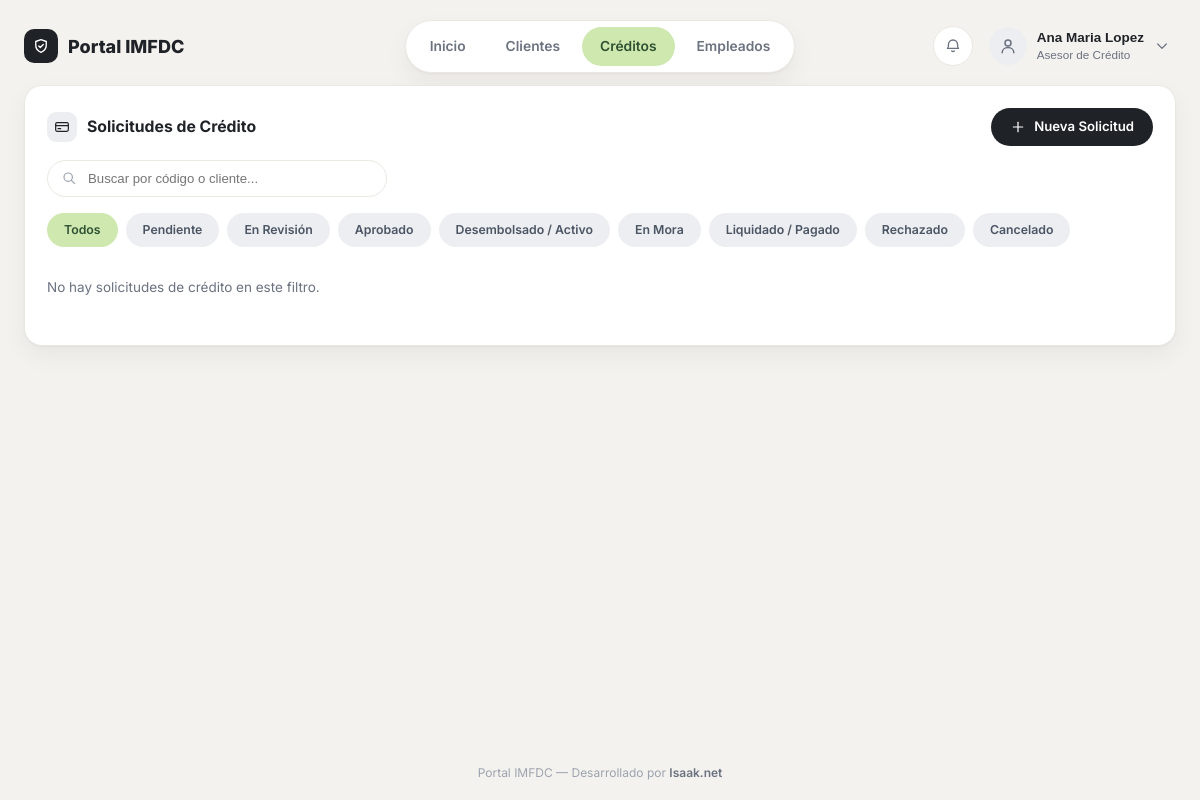
Before: /financiera/prestamos/ (signed in) with the older database file.
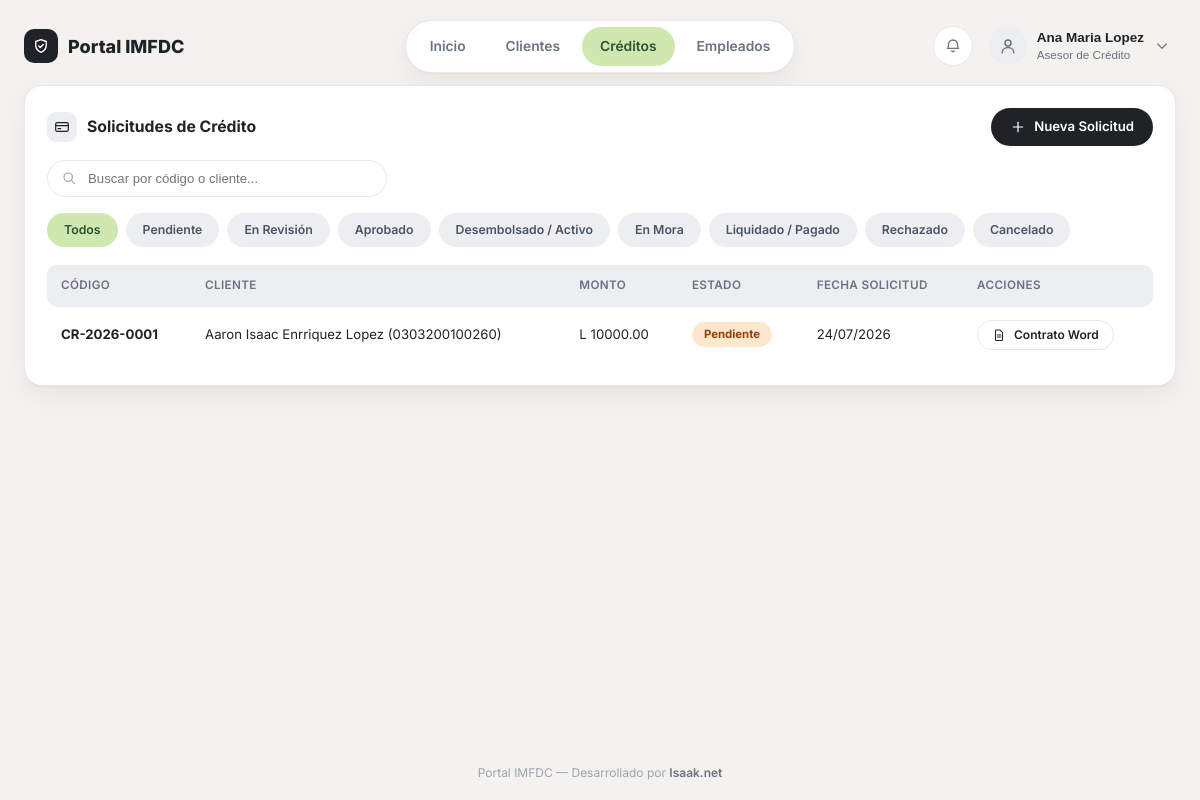
After: the same page with the newer database file.
### financiera/models.py (models this page shows, shortened)
class Prestamo(models.Model):
    FRECUENCIA_SEMANAL = 'SEMANAL'
    FRECUENCIA_QUINCENAL = 'QUINCENAL'
    FRECUENCIA_MENSUAL = 'MENSUAL'
    FRECUENCIA_CHOICES = [
        (FRECUENCIA_SEMANAL, 'Semanal'),
        (FRECUENCIA_QUINCENAL, 'Quincenal'),
        (FRECUENCIA_MENSUAL, 'Mensual'),
    ]
    DESTINO_MEJORAS = 'MEJORAS'
    DESTINO_PAGO_DEUDA = 'PAGO_DEUDA'
    DESTINO_COLEGIATURA = 'COLEGIATURA'
    DESTINO_GASTOS_MEDICOS = 'GASTOS_MEDICOS'
    DESTINO_CONSUMO = 'CONSUMO'
    DESTINO_CHOICES = [
        (DESTINO_MEJORAS, 'Mejoras'),
        (DESTINO_PAGO_DEUDA, 'Pago de deuda'),
        (DESTINO_COLEGIATURA, 'Pago de colegiatura'),
        (DESTINO_GASTOS_MEDICOS, 'Gastos médicos'),
        (DESTINO_CONSUMO, 'Consumo'),
    ]
    ESTADO_PENDIENTE = 'PENDIENTE'
    ESTADO_EN_REVISION = 'EN_REVISION'
    ESTADO_APROBADO = 'APROBADO'
    ESTADO_DESEMBOLSADO = 'DESEMBOLSADO'
    ESTADO_EN_MORA = 'EN_MORA'
    ESTADO_LIQUIDADO = 'LIQUIDADO'
    ESTADO_RECHAZADO = 'RECHAZADO'
    ESTADO_CANCELADO = 'CANCELADO'
    ESTADO_CHOICES = [
        (ESTADO_PENDIENTE, 'Pendiente'),
        (ESTADO_EN_REVISION, 'En Revisión'),
        (ESTADO_APROBADO, 'Aprobado'),
        (ESTADO_DESEMBOLSADO, 'Desembolsado / Activo'),
        (ESTADO_EN_MORA, 'En Mora'),
        (ESTADO_LIQUIDADO, 'Liquidado / Pagado'),
        (ESTADO_RECHAZADO, 'Rechazado'),
        (ESTADO_CANCELADO, 'Cancelado'),
    ]
    TRANSICIONES = {
        ESTADO_PENDIENTE: {
            ESTADO_EN_REVISION: 'evaluar',
            ESTADO_RECHAZADO: 'rechazar',
            ESTADO_CANCELADO: 'crear_credito',
        },
        ESTADO_EN_REVISION: {
            ESTADO_APROBADO: 'aprobar',
            ESTADO_RECHAZADO: 'rechazar',
        },
        ESTADO_APROBADO: {
            ESTADO_DESEMBOLSADO: 'desembolsar',
            ESTADO_CANCELADO: 'aprobar',
        },
        ESTADO_DESEMBOLSADO: {
            ESTADO_EN_MORA: None,
            ESTADO_LIQUIDADO: None,
        },
        ESTADO_EN_MORA: {
            ESTADO_DESEMBOLSADO: None,
            ESTADO_LIQUIDADO: None,
        },
    }
    codigo_credito = models.CharField(max_length=20, unique=True, editable=False)
    cliente = models.ForeignKey(Cliente, on_delete=models.PROTECT, related_name='prestamos')
    monto_solicitado = models.DecimalField(max_digits=12, decimal_places=2, validators=[MONTO_POSITIVO])
    tasa_interes_anual = models.DecimalField(max_digits=5, decimal_places=2, validators=[VALOR_NO_NEGATIVO])
    plazo_meses = models.PositiveIntegerField(validators=[MinValueValidator(1, message='Debe ser al menos 1 mes.')])
    frecuencia_pago = models.CharField(max_length=15, choices=FRECUENCIA_CHOICES, default=FRECUENCIA_MENSUAL)
    destino = models.CharField('Destino del préstamo', max_length=20, choices=DESTINO_CHOICES)
    estado = models.CharField(max_length=20, choices=ESTADO_CHOICES, default=ESTADO_PENDIENTE)
    fecha_solicitud = models.DateTimeField(auto_now_add=True)
    fecha_aprobacion = models.DateTimeField(null=True, blank=True)
    fecha_desembolso = models.DateTimeField(null=True, blank=True)
    documento_contrato = models.FileField(upload_to='contratos/', null=True, blank=True)
    asesor = models.ForeignKey(
        Empleado, on_delete=models.SET_NULL, null=True, blank=True, related_name='prestamos_asesorados'
    )
    aprobado_por = models.ForeignKey(
        Empleado, on_delete=models.SET_NULL, null=True, blank=True, related_name='prestamos_aprobados'
    )
    desembolsado_por = models.ForeignKey(
        Empleado, on_delete=models.SET_NULL, null=True, blank=True, related_name='prestamos_desembolsados'
    )
    class Meta:
        verbose_name = 'Préstamo'
        verbose_name_plural = 'Préstamos'
        ordering = ['-fecha_solicitud']

class Cliente(models.Model):
    TIPO_ID_IDENTIDAD = 'IDENTIDAD'
    TIPO_ID_CARNET_RESIDENCIA = 'CARNET_RESIDENCIA'
    TIPO_ID_PASAPORTE = 'PASAPORTE'
    TIPO_IDENTIFICACION_CHOICES = [
        (TIPO_ID_IDENTIDAD, 'Identidad'),
        (TIPO_ID_CARNET_RESIDENCIA, 'Carnet de Residencia'),
        (TIPO_ID_PASAPORTE, 'Pasaporte'),
    ]
    GENERO_FEMENINO = 'FEMENINO'
    GENERO_MASCULINO = 'MASCULINO'
    GENERO_CHOICES = [
        (GENERO_FEMENINO, 'Femenino'),
        (GENERO_MASCULINO, 'Masculino'),
    ]
    NACIONALIDAD_HONDURENA = 'HONDURENA'
    NACIONALIDAD_EXTRANJERA = 'EXTRANJERA'
    NACIONALIDAD_CHOICES = [
        (NACIONALIDAD_HONDURENA, 'Hondureña'),
        (NACIONALIDAD_EXTRANJERA, 'Extranjera'),
    ]
    ESTADO_CIVIL_SOLTERO = 'SOLTERO'
    ESTADO_CIVIL_CASADO = 'CASADO'
    ESTADO_CIVIL_DIVORCIADO = 'DIVORCIADO'
    ESTADO_CIVIL_UNION_LIBRE = 'UNION_LIBRE'
    ESTADO_CIVIL_CHOICES = [
        (ESTADO_CIVIL_SOLTERO, 'Soltero(a)'),
        (ESTADO_CIVIL_CASADO, 'Casado(a)'),
        (ESTADO_CIVIL_DIVORCIADO, 'Divorciado(a)'),
        (ESTADO_CIVIL_UNION_LIBRE, 'Unión libre'),
    ]
    TIPO_EMPRESA_PRIVADA = 'PRIVADA'
    TIPO_EMPRESA_PUBLICA = 'PUBLICA'
    TIPO_EMPRESA_ONG = 'ONG'
    TIPO_EMPRESA_CHOICES = [
        (TIPO_EMPRESA_PRIVADA, 'Empresa privada'),
        (TIPO_EMPRESA_PUBLICA, 'Empresa pública'),
        (TIPO_EMPRESA_ONG, 'ONG'),
    ]
    TIPO_EMPLEADO_INDEPENDIENTE = 'INDEPENDIENTE'
    TIPO_EMPLEADO_PROPIETARIO = 'PROPIETARIO'
    TIPO_EMPLEADO_COMERCIANTE = 'COMERCIANTE'
    TIPO_EMPLEADO_CHOICES = [
        (TIPO_EMPLEADO_INDEPENDIENTE, 'Profesional independiente'),
        (TIPO_EMPLEADO_PROPIETARIO, 'Propietario'),
        (TIPO_EMPLEADO_COMERCIANTE, 'Comerciante individual'),
    ]
    RANGO_SALARIO_CHOICES = [
        ('RANGO_1', 'L 0 – L 8,500.00'),
        ('RANGO_2', 'L 8,501.00 – L 26,500.00'),
        ('RANGO_3', 'L 26,501.00 – L 54,000.00'),
        ('RANGO_4', 'L 54,001.00 – L 108,000.00'),
        ('RANGO_5', 'L 108,001.00 – L 150,000.00'),
        ('RANGO_6', 'L 150,001.00 – L 200,000.00'),
        ('RANGO_7', 'L 200,001.00 en adelante'),
    ]
    primer_nombre = models.CharField(max_length=75)
    segundo_nombre = models.CharField(max_length=75, blank=True)
    primer_apellido = models.CharField(max_length=75)
    segundo_apellido = models.CharField(max_length=75, blank=True)
    fecha_nacimiento = models.DateField()
    lugar_nacimiento = models.CharField(max_length=150)
    tipo_identificacion = models.CharField(max_length=20, choices=TIPO_IDENTIFICACION_CHOICES, default=TIPO_ID_IDENTIDAD)
    numero_identificacion = models.CharField('No. de Identificación', max_length=20, unique=True, db_index=True)
    genero = models.CharField(max_length=10, choices=GENERO_CHOICES)
    nacionalidad = models.CharField(max_length=15, choices=NACIONALIDAD_CHOICES)
    profesion_ocupacion_oficio = models.CharField('Profesión / Ocupación / Oficio', max_length=150)
    telefono_fijo = models.CharField(max_length=20, blank=True)
    celular = models.CharField(max_length=20)
    email_personal = models.EmailField(blank=True)
    direccion_colonia_barrio = models.CharField('Colonia / Barrio / Aldea', max_length=150)
    calle_avenida = models.CharField('Calle / Avenida', max_length=150)
    numero_casa = models.CharField('No. de Casa', max_length=30, blank=True)
    punto_referencia = models.CharField(max_length=255, blank=True)
    municipio = models.CharField(max_length=100)
    departamento = models.CharField(max_length=100)
    pais = models.CharField(max_length=100, default='Honduras')
    estado_civil = models.CharField(max_length=15, choices=ESTADO_CIVIL_CHOICES)
    numero_dependientes = models.PositiveIntegerField(default=0)
    nombre_conyuge = models.CharField(max_length=150, blank=True)
    conyuge_telefono_fijo = models.CharField(max_length=20, blank=True)
    conyuge_celular = models.CharField(max_length=20, blank=True)
    conyuge_empresa = models.CharField('Empresa donde labora el cónyuge', max_length=150, blank=True)
    ref1_nombre = models.CharField('Referencia 1 - Nombre completo', max_length=150)
    ref1_telefono_fijo = models.CharField('Referencia 1 - Teléfono fijo', max_length=20, blank=True)
    ref1_celular = models.CharField('Referencia 1 - Celular', max_length=20)
    ref2_nombre = models.CharField('Referencia 2 - Nombre completo', max_length=150, blank=True)
    ref2_telefono_fijo = models.CharField('Referencia 2 - Teléfono fijo', max_length=20, blank=True)
    ref2_celular = models.CharField('Referencia 2 - Celular', max_length=20, blank=True)
    tipo_empresa = models.CharField(max_length=15, choices=TIPO_EMPRESA_CHOICES)
    tipo_empleado = models.CharField(max_length=15, choices=TIPO_EMPLEADO_CHOICES)
    empresa_nombre = models.CharField('Nombre de la empresa en la que labora', max_length=150)
    empresa_fecha_ingreso = models.DateField()
    empresa_anios_laborando = models.DecimalField(
        'Años laborando', max_digits=4, decimal_places=1, validators=[VALOR_NO_NEGATIVO]
    )
    cargo_actual = models.CharField(max_length=100)
    empresa_telefono = models.CharField(max_length=20)
    empresa_email = models.EmailField(blank=True)
    empresa_direccion = models.CharField(max_length=255)
    empresa_ciudad = models.CharField(max_length=100)
    empresa_municipio = models.CharField(max_length=100)
    empresa_departamento = models.CharField(max_length=100)
    gerente_rrhh_nombre = models.CharField('Nombre del Gerente / Jefe de Recursos Humanos', max_length=150, blank=True)
    jefe_inmediato_nombre = models.CharField('Nombre del Jefe inmediato', max_length=150, blank=True)
    actividad_economica = models.CharField('Actividad Económica / Negocio', max_length=150, blank=True)
    ingresos_mensuales = models.DecimalField(
        'Ingreso Mensual', max_digits=12, decimal_places=2, default=0, validators=[VALOR_NO_NEGATIVO]
    )
    rango_salario = models.CharField(max_length=10, choices=RANGO_SALARIO_CHOICES)
    asesor = models.ForeignKey(
        Empleado, on_delete=models.SET_NULL, null=True, blank=True, related_name='clientes'
    )
    created_at = models.DateTimeField(auto_now_add=True)
    updated_at = models.DateTimeField(auto_now=True)
    class Meta:
        verbose_name = 'Cliente'
        verbose_name_plural = 'Clientes'
    def __str__(self):
        return f'{self.nombre_completo} ({self.numero_identificacion})'
    @property
    def nombre_completo(self):
        partes = [self.primer_nombre, self.segundo_nombre, self.primer_apellido, self.segundo_apellido]
        return ' '.join(parte for parte in partes if parte)

### financiera/views.py (the view, shortened to what this page needs)
# urls.py: path('prestamos/', views.prestamos_lista, name='prestamos_lista'),
@login_required
def prestamos_lista(request):
    actualizar_estados_mora()
    estado = request.GET.get('estado', '')
    q = request.GET.get('q', '').strip()
    prestamos_qs = Prestamo.objects.select_related('cliente').all()
    if estado:
        prestamos_qs = prestamos_qs.filter(estado=estado)
    page_obj = Paginator(prestamos_qs, REGISTROS_POR_PAGINA).get_page(request.GET.get('page'))
    return render(request, 'financiera/prestamos_lista.html', {
        'prestamos': page_obj,
        'page_obj': page_obj,
        'estado_actual': estado,
        'estados': Prestamo.ESTADO_CHOICES,
        'q': q,
    })

### financiera/services/mora.py (called while the page is built)
def actualizar_estados_mora(hoy=None):
    hoy = hoy or date.today()
    cuotas_vencidas = CuotaAmortizacion.objects.filter(
        estado_cuota__in=[CuotaAmortizacion.ESTADO_PENDIENTE, CuotaAmortizacion.ESTADO_PAGADO_PARCIAL],
        fecha_vencimiento__lt=hoy,
    ).select_related('prestamo')
    prestamos_en_mora = set()
    for cuota in cuotas_vencidas:
        cuota.estado_cuota = CuotaAmortizacion.ESTADO_VENCIDO
        cuota.save(update_fields=['estado_cuota'])
        prestamos_en_mora.add(cuota.prestamo_id)
    if prestamos_en_mora:
        Prestamo.objects.filter(
            id__in=prestamos_en_mora, estado=Prestamo.ESTADO_DESEMBOLSADO
        ).update(estado=Prestamo.ESTADO_EN_MORA)
    return len(prestamos_en_mora)

### financiera/templates/financiera/prestamos_lista.html (shortened to what this page needs)
{% extends 'base.html' %}
{% block content %}
<div class="card">
    <div class="card-actions-row">
        <div class="card-title" style="margin-bottom: 0;">
            <span class="icon-badge-sm">{% include 'partials/_icon.html' with name='credit-card' size=16 %}</span>
            Solicitudes de Crédito
        </div>
        <a href="{% url 'financiera:prestamo_crear' %}" class="btn btn-dark">
            {% include 'partials/_icon.html' with name='plus' size=16 %}Nueva Solicitud
        </a>
    </div>
    <form method="GET" class="search-form">
        <span class="search-icon">{% include 'partials/_icon.html' with name='search' size=16 %}</span>
        <input type="search" name="q" value="{{ q }}" placeholder="Buscar por código o cliente...">
    </form>
    <div class="filter-row">
        <a href="{% url 'financiera:prestamos_lista' %}{% if q %}?q={{ q }}{% endif %}" class="filter-pill {% if not estado_actual %}active{% endif %}">Todos</a>
        {% for value, label in estados %}
            <a href="?estado={{ value }}{% if q %}&q={{ q }}{% endif %}" class="filter-pill {% if estado_actual == value %}active{% endif %}">{{ label }}</a>
        {% endfor %}
    </div>
    {% if prestamos %}
        <div class="table-wrap">
        <table class="data-table">
            <thead>
                <tr>
                    <th>Código</th>
                    <th>Cliente</th>
                    <th>Monto</th>
                    <th>Estado</th>
                    <th>Fecha Solicitud</th>
                    <th>Acciones</th>
                </tr>
            </thead>
            <tbody>
                {% for prestamo in prestamos %}
                    <tr>
                        <td><a class="link" href="{% url 'financiera:prestamo_detalle' prestamo.pk %}">{{ prestamo.codigo_credito }}</a></td>
                        <td>{{ prestamo.cliente }}</td>
                        <td>L {{ prestamo.monto_solicitado }}</td>
                        <td>
                            {% if prestamo.estado == 'APROBADO' or prestamo.estado == 'DESEMBOLSADO' or prestamo.estado == 'LIQUIDADO' %}
                                <span class="badge badge-success">{{ prestamo.get_estado_display }}</span>
                            {% elif prestamo.estado == 'PENDIENTE' or prestamo.estado == 'EN_REVISION' %}
                                <span class="badge badge-warn">{{ prestamo.get_estado_display }}</span>
                            {% elif prestamo.estado == 'EN_MORA' or prestamo.estado == 'RECHAZADO' or prestamo.estado == 'CANCELADO' %}
                                <span class="badge badge-danger">{{ prestamo.get_estado_display }}</span>
                            {% else %}
                                <span class="badge badge-neutral">{{ prestamo.get_estado_display }}</span>
                            {% endif %}
                        </td>
                        <td>{{ prestamo.fecha_solicitud|date:'d/m/Y' }}</td>
                        <td>
                            {% if prestamo.estado == 'PENDIENTE' or prestamo.estado == 'APROBADO' %}
                                <a href="{% url 'financiera:generar_contrato' prestamo.pk %}" class="btn btn-outline btn-small">
                                    {% include 'partials/_icon.html' with name='file-text' size=14 %}Contrato Word
                                </a>
                            {% endif %}
                        </td>
                    </tr>
                {% endfor %}
            </tbody>
        </table>
        </div>
    {% else %}
        <p class="empty-state">No hay solicitudes de crédito en este filtro.</p>
    {% endif %}
</div>
{% endblock %}

Changed rows visible on the page:
added Prestamo: codigo_credito "CR-2026-0001", cliente "Aaron Isaac Enrriquez Lopez (0303200100260)", monto_solicitado "10000.00", estado "Pendiente", fecha_solicitud "24/07/2026", {{ size }} 14 (drawn)
Other visible differences:
text no longer shown: "No hay solicitudes de crédito en este filtro."
text now shown: "CÓDIGO CLIENTE MONTO ESTADO FECHA SOLICITUD ACCIONES"
